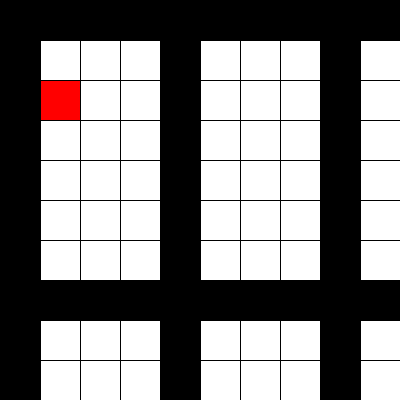
Frame 1 (no input)
Frame 60 (the mouse pressed at the canvas centre just before this capture): identical to frame 1, image omitted
Frame 120 (the mouse held since frame 60 and released just before this capture): identical to frame 1, image omitted

The Processing sketch that drew this single still picture (run headless with seeded random() and noise(); from frame 60 on, the mouse is pressed at the canvas centre):

// Processing sketch: grilleCollision
// ── grilleCollision.pde
int colonne = 10;
int ligne = 10;
int p = 2; 
int posX = 1; 
int posY = 2;
int posXB = posX+1;
int t = 40;

int[][] grille = new int[colonne][ligne];

void setup() {
  size(400, 400);
  for (int i = 0; i < colonne; i++) {
    for (int j = 0; j < ligne; j++) {
      if ( i % 4 == 0 || j % 7 == 0) {
        grille[i][j] = 1;
      } else {
        grille[i][j] = 0;
      }
    }
  }
  grille[posX][posY] = p;
  grille[posXB][posY] = p;
  frameRate(16);
}

void draw() {
  for (int i = 0; i < colonne; i++) {
    for (int j = 0; j < ligne; j++) {
        if (grille[i][j] == 1) {
          fill(0);
        } else {
          fill(255);
        }
        rect(i * t, j * t, t, t);
      }
  }
  fill(255, 0, 0);
  rect(posX * t, posY * t, t, t);
  if(keyPressed){
    if(grille[posX+1][posY] != 1){
      if(keyCode == RIGHT){
        posX += 1;
      }
    }
    if(grille[posX-1][posY] != 1){
      if(keyCode == LEFT){
        posX -= 1;
      }
    }
    if(grille[posX][posY-1] != 1){
      if(keyCode == UP){
        posY -= 1;
      }
    }
    if(grille[posX][posY+1] != 1){
      if(keyCode == DOWN){
        posY += 1;
      }
    }
  }
}
